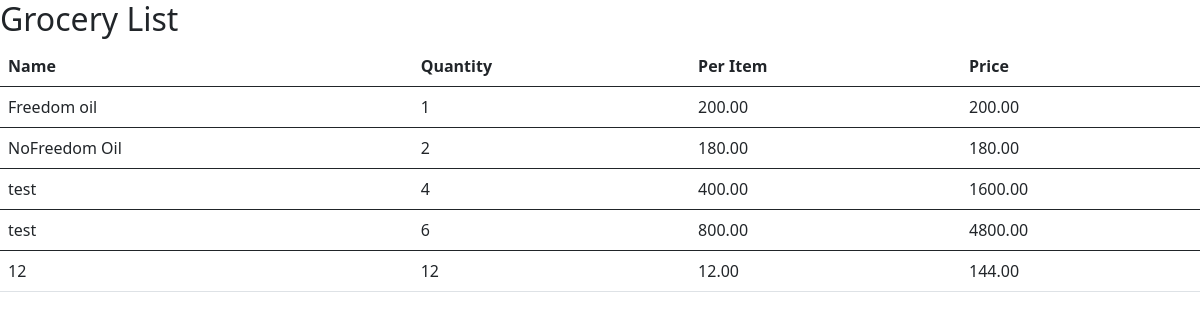
/groceryapp/view/, run on the app's committed database.
### groceryapp/models.py (models this page shows, shortened)
class Grocery(models.Model):
    name = models.CharField(max_length=100)
    type = models.CharField(max_length=100, choices=[('oil', 'oil'), ('grains', "Grains"),('Cosmetics', 'Cosmetics')],default='oil')
    quantity = models.IntegerField()
    price_peritem = models.DecimalField(max_digits=10, decimal_places=2)
    total_price = models.DecimalField(max_digits=10, decimal_places=2)

### groceryapp/views.py (the view)
# urls.py: path('view/', views.view, name='groceries'),
def view(request):
    items = Grocery.objects.all()
    return render(request, 'grocery.html', {'items': items})

### groceryapp/templates/grocery.html (shortened to what this page needs)
{% extends "bootstrap.html" %}
{% block content %}
{% if items %}
<h2>Grocery List</h2>
<div class="data">
    <table class="table">
        <thead>
            <tr>
                <th>Name</th>
                <th>Quantity</th>
                <th>Per Item</th>
                <th>Price</th>
            </tr>
        </thead>
        {% for item in items %}
        <tbody>
            <tr>
                <td scope="row">{{item.name}}</td>
                <td>{{item.quantity}}</td>
                <td>{{item.price_peritem}}</td>
                <td>{{item.total_price}}</td>
            </tr>
        </tbody>
        {% endfor %}
    </table>
</div>
{% endif %}
{% endblock content %}

### data on the page
Grocery: name "Freedom oil", quantity "1", price_peritem "200.00", total_price "200.00"
Grocery: name "NoFreedom Oil", quantity "2", price_peritem "180.00", total_price "180.00"
Grocery: name "test", quantity "4", price_peritem "400.00", total_price "1600.00"
Grocery: name "test", quantity "6", price_peritem "800.00", total_price "4800.00"
Grocery: name "12", quantity "12", price_peritem "12.00", total_price "144.00"
